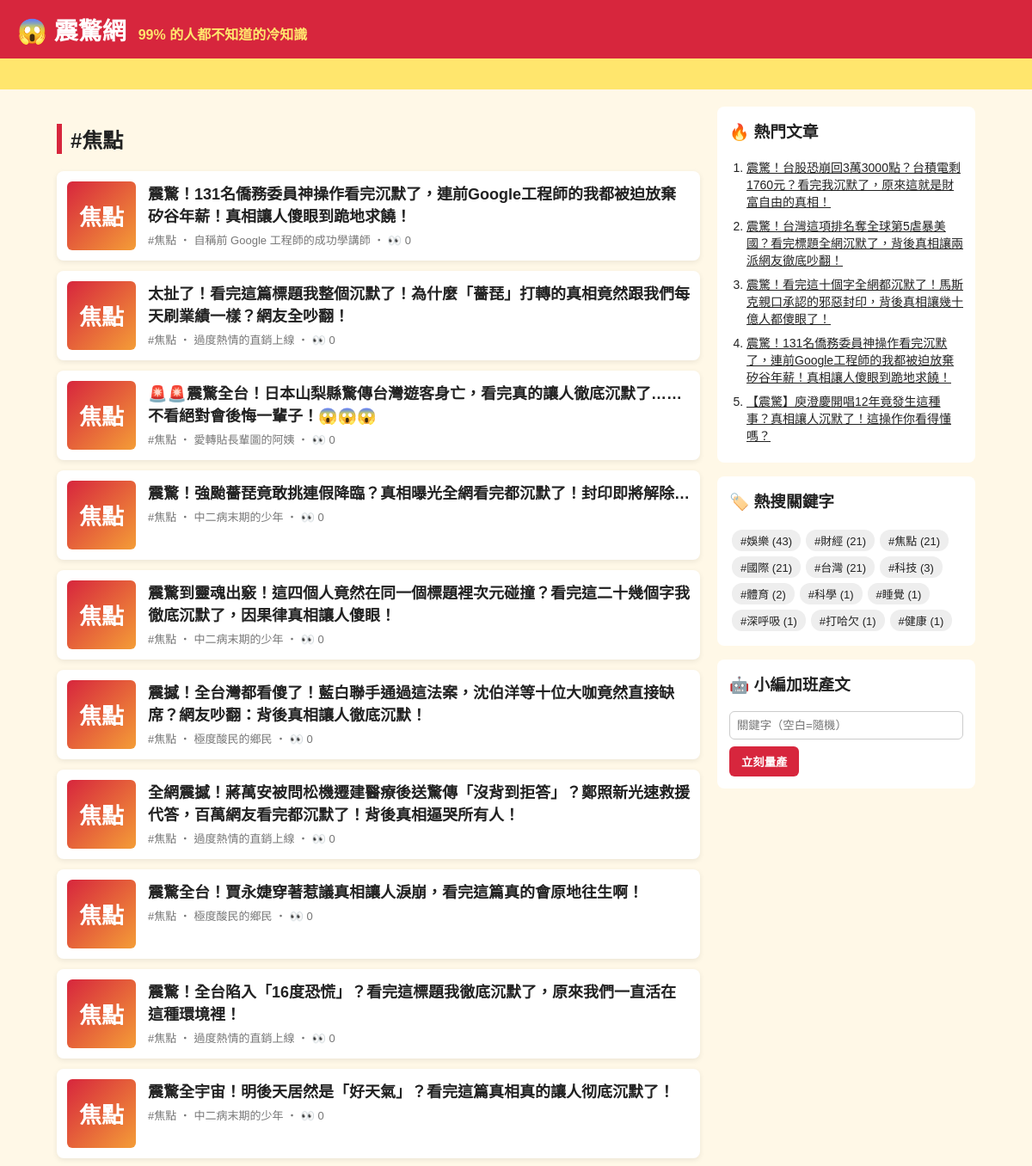
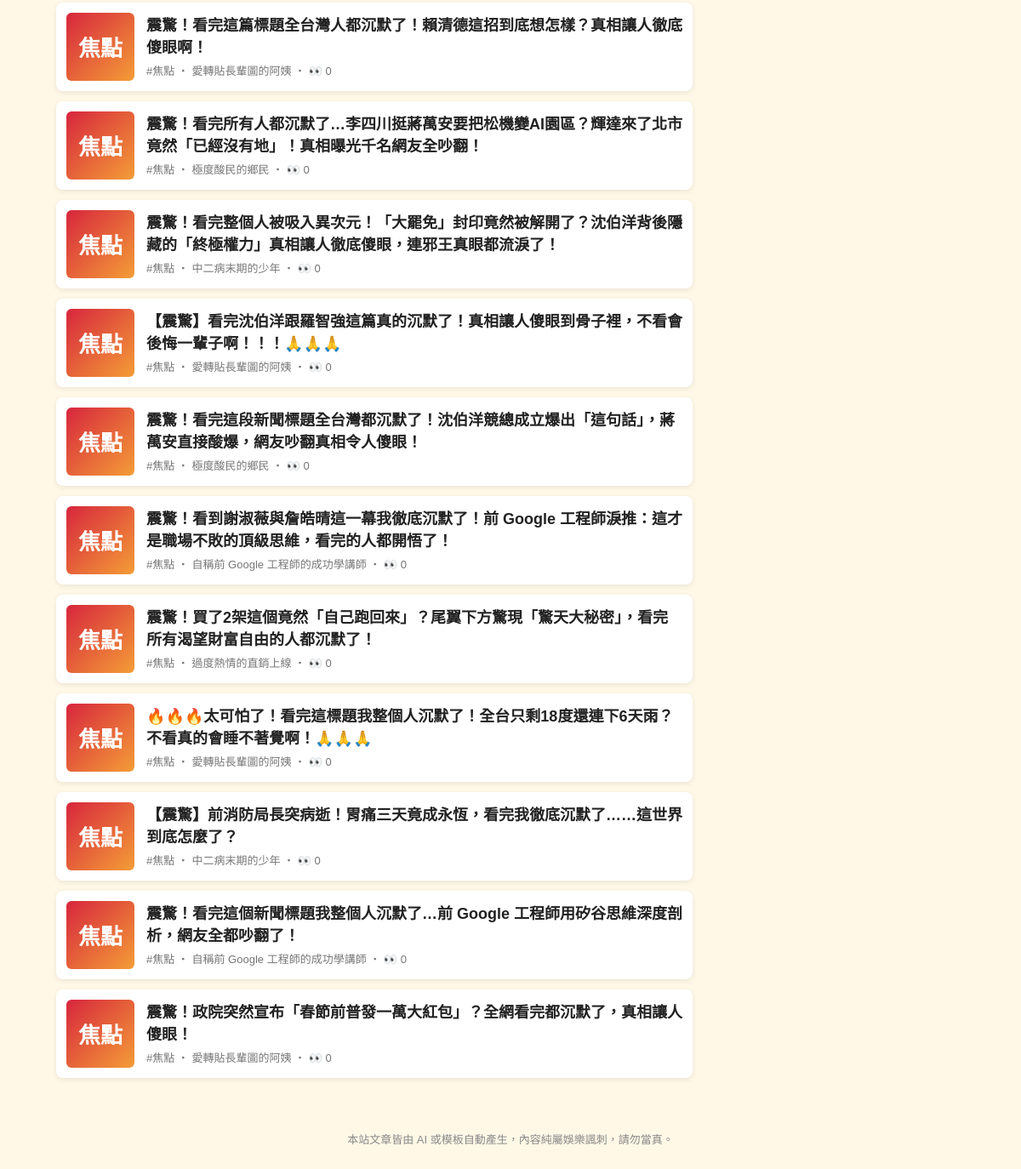
The page /tag/焦點/ on the database its author committed (2 pictures, top to bottom).
### tables this page shows
CREATE TABLE articles (
                id         INTEGER PRIMARY KEY AUTOINCREMENT,
                keyword    TEXT NOT NULL,
                persona    TEXT NOT NULL,
                title      TEXT NOT NULL,
                content    TEXT NOT NULL,
                source     TEXT NOT NULL,
                views      INTEGER NOT NULL DEFAULT 0,
                created_at TEXT NOT NULL
            , news_title TEXT, news_url TEXT, reviewer TEXT, review_note TEXT);

### app.py (the view)
@app.route("/tag/<keyword>/")
def tag(keyword):
    return render_template("index.html", articles=db.list_articles(keyword=keyword), heading=f"#{keyword}")

### app.py (called while the page is built)
@app.context_processor
def sidebar():
    return {"hot": db.hot_articles(), "tags": db.keywords(), "static_site": app.config["STATIC_SITE"]}

### db.py (called while the page is built)
def connect():
    conn = sqlite3.connect(DB_PATH)
    conn.row_factory = sqlite3.Row
    return conn

def list_articles(limit=50, keyword=None):
    with connect() as conn:
        if keyword:
            return conn.execute(
                "SELECT * FROM articles WHERE keyword = ? ORDER BY id DESC LIMIT ?", (keyword, limit)
            ).fetchall()
        return conn.execute("SELECT * FROM articles ORDER BY id DESC LIMIT ?", (limit,)).fetchall()

def hot_articles(limit=5):
    with connect() as conn:
        return conn.execute("SELECT * FROM articles ORDER BY views DESC, id DESC LIMIT ?", (limit,)).fetchall()

def keywords():
    with connect() as conn:
        return conn.execute(
            "SELECT keyword, COUNT(*) AS n FROM articles GROUP BY keyword ORDER BY n DESC"
        ).fetchall()

### templates/index.html
{% extends "base.html" %}
{% block content %}
<h2 class="heading">{{ heading }}</h2>
{% for a in articles %}
  <a class="card" href="{{ url_for('article', article_id=a.id) }}">
    <div class="thumb">{{ a.keyword[:2] }}</div>
    <div>
      <h3>{{ a.title }}</h3>
      <p class="meta">#{{ a.keyword }} ‧ {{ a.persona }}{% if not static_site %} ‧ 👀 {{ a.views }}{% endif %}</p>
    </div>
  </a>
{% else %}
  <p class="empty">還沒有文章。執行 <code>python generator.py -n 5</code> 或用右邊按鈕開始量產。</p>
{% endfor %}
{% endblock %}

### templates/base.html (shortened to what this page needs)
<!doctype html>
<html lang="zh-Hant">
<head>
  <link rel="stylesheet" href="{{ url_for('static', filename='style.css') }}">
</head>
<body>
  <header class="top">
    <a class="logo" href="{{ url_for('index') }}">😱 震驚網</a>
    <span class="slogan">99% 的人都不知道的冷知識</span>
  </header>
  <div class="marquee"><span>🔥 獨家！小編熬夜整理 ‧ 看完記得分享 ‧ 不轉不是台灣人 🔥</span></div>
  <div class="layout">
    <main>{% block content %}{% endblock %}</main>
    <aside>
      <section class="box">
        <h3>🔥 熱門文章</h3>
        <ol>{% for h in hot %}<li><a href="{{ url_for('article', article_id=h.id) }}">{{ h.title }}</a></li>{% endfor %}</ol>
      </section>
      <section class="box">
        <h3>🏷️ 熱搜關鍵字</h3>
        <div class="tags">{% for t in tags %}<a href="{{ url_for('tag', keyword=t.keyword) }}">#{{ t.keyword }} ({{ t.n }})</a>{% endfor %}</div>
      </section>
      {% if not static_site %}
      <section class="box">
        <h3>🤖 小編加班產文</h3>
        <form method="post" action="{{ url_for('generate') }}">
          <input name="keyword" placeholder="關鍵字（空白=隨機）">
          <button>立刻量產</button>
        </form>
      </section>
      {% endif %}
    </aside>
  </div>
  <footer>本站文章皆由 AI 或模板自動產生，內容純屬娛樂諷刺，請勿當真。</footer>
</body>
</html>

### static/style.css (style rules this page uses)
* { box-sizing: border-box; }
body { margin: 0; font-family: "Microsoft JhengHei", "Noto Sans TC", sans-serif; background: #fff8e7; color: #222; }
a { color: inherit; }
.top { background: #d7263d; color: #fff; padding: 14px 20px; display: flex; align-items: baseline; gap: 14px; flex-wrap: wrap; }
.logo { font-size: 28px; font-weight: 900; text-decoration: none; }
.slogan { color: #ffe66d; font-weight: bold; }
.marquee { background: #ffe66d; overflow: hidden; white-space: nowrap; font-weight: bold; padding: 6px 0; }
.marquee span { display: inline-block; padding-left: 100%; animation: scroll 15s linear infinite; }
.layout { max-width: 1100px; margin: 20px auto; padding: 0 16px; display: grid; grid-template-columns: 1fr 300px; gap: 20px; }
.heading { border-left: 6px solid #d7263d; padding-left: 10px; }
.card { display: flex; gap: 14px; background: #fff; border-radius: 8px; padding: 12px; margin-bottom: 12px; text-decoration: none; box-shadow: 0 2px 6px rgba(0,0,0,.08); }
.card h3 { margin: 0 0 6px; font-size: 18px; }
.thumb { flex: 0 0 80px; height: 80px; border-radius: 6px; background: linear-gradient(135deg, #d7263d, #f49d37); color: #fff; font-size: 26px; font-weight: 900; display: grid; place-items: center; }
.meta { color: #777; font-size: 13px; margin: 0; }
.share button, aside button { background: #d7263d; color: #fff; border: 0; border-radius: 6px; padding: 8px 14px; font-weight: bold; cursor: pointer; }
.box { background: #fff; border-radius: 8px; padding: 14px; margin-bottom: 16px; }
.box h3 { margin-top: 0; }
.box ol { padding-left: 20px; margin: 0; }
.box li { margin-bottom: 8px; font-size: 14px; }
.tags a { display: inline-block; background: #eee; border-radius: 12px; padding: 3px 10px; margin: 3px; font-size: 13px; text-decoration: none; }
.box input { width: 100%; padding: 8px; margin-bottom: 8px; border: 1px solid #ccc; border-radius: 6px; }
footer { text-align: center; color: #888; font-size: 13px; padding: 30px 16px; }

### rows shown on the page
articles: keyword "焦點", title "震驚！131名僑務委員神操作看完沉默了，連前Google工程師的我都被迫放棄矽谷年薪！真相讓人傻眼到跪地求饒！", persona "自稱前 Google 工程師的成功學講師", views "0"
articles: keyword "焦點", title "太扯了！看完這篇標題我整個沉默了！為什麼「薔琵」打轉的真相竟然跟我們每天刷業績一樣？網友全吵翻！", persona "過度熱情的直銷上線", views "0"
articles: keyword "焦點", title "🚨🚨震驚全台！日本山梨縣驚傳台灣遊客身亡，看完真的讓人徹底沉默了……不看絕對會後悔一輩子！😱😱😱", persona "愛轉貼長輩圖的阿姨", views "0"
articles: keyword "焦點", title "震驚！強颱薔琵竟敢挑連假降臨？真相曝光全網看完都沉默了！封印即將解除…", persona "中二病末期的少年", views "0"
articles: keyword "焦點", title "震驚到靈魂出竅！這四個人竟然在同一個標題裡次元碰撞？看完這二十幾個字我徹底沉默了，因果律真相讓人傻眼！", persona "中二病末期的少年", views "0"
articles: keyword "焦點", title "震撼！全台灣都看傻了！藍白聯手通過這法案，沈伯洋等十位大咖竟然直接缺席？網友吵翻：背後真相讓人徹底沉默！", persona "極度酸民的鄉民", views "0"
articles: keyword "焦點", title "全網震撼！蔣萬安被問松機遷建醫療後送驚傳「沒背到拒答」？鄭照新光速救援代答，百萬網友看完都沉默了！背後真相逼哭所有人！", persona "過度熱情的直銷上線", views "0"
articles: keyword "焦點", title "震驚全台！賈永婕穿著惹議真相讓人淚崩，看完這篇真的會原地往生啊！", persona "極度酸民的鄉民", views "0"
articles: keyword "焦點", title "震驚！全台陷入「16度恐慌」？看完這標題我徹底沉默了，原來我們一直活在這種環境裡！", persona "過度熱情的直銷上線", views "0"
articles: keyword "焦點", title "震驚全宇宙！明後天居然是「好天氣」？看完這篇真相真的讓人彻底沉默了！", persona "中二病末期的少年", views "0"
articles: keyword "焦點", title "震驚！看完這篇標題全台灣人都沉默了！賴清德這招到底想怎樣？真相讓人徹底傻眼啊！", persona "愛轉貼長輩圖的阿姨", views "0"
articles: keyword "焦點", title "震驚！看完所有人都沉默了…李四川挺蔣萬安要把松機變AI園區？輝達來了北市竟然「已經沒有地」！真相曝光千名網友全吵翻！", persona "極度酸民的鄉民", views "0"
articles: keyword "焦點", title "震驚！看完整個人被吸入異次元！「大罷免」封印竟然被解開了？沈伯洋背後隱藏的「終極權力」真相讓人徹底傻眼，連邪王真眼都流淚了！", persona "中二病末期的少年", views "0"
articles: keyword "焦點", title "【震驚】看完沈伯洋跟羅智強這篇真的沉默了！真相讓人傻眼到骨子裡，不看會後悔一輩子啊！！！🙏🙏🙏", persona "愛轉貼長輩圖的阿姨", views "0"
articles: keyword "焦點", title "震驚！看完這段新聞標題全台灣都沉默了！沈伯洋競總成立爆出「這句話」，蔣萬安直接酸爆，網友吵翻真相令人傻眼！", persona "極度酸民的鄉民", views "0"
articles: keyword "焦點", title "震驚！看到謝淑薇與詹皓晴這一幕我徹底沉默了！前 Google 工程師淚推：這才是職場不敗的頂級思維，看完的人都開悟了！", persona "自稱前 Google 工程師的成功學講師", views "0"
articles: keyword "焦點", title "震驚！買了2架這個竟然「自己跑回來」？尾翼下方驚現「驚天大秘密」，看完所有渴望財富自由的人都沉默了！", persona "過度熱情的直銷上線", views "0"
articles: keyword "焦點", title "🔥🔥🔥太可怕了！看完這標題我整個人沉默了！全台只剩18度還連下6天雨？不看真的會睡不著覺啊！🙏🙏🙏", persona "愛轉貼長輩圖的阿姨", views "0"
articles: keyword "焦點", title "【震驚】前消防局長突病逝！胃痛三天竟成永恆，看完我徹底沉默了……這世界到底怎麼了？", persona "中二病末期的少年", views "0"
articles: keyword "焦點", title "震驚！看完這個新聞標題我整個人沉默了…前 Google 工程師用矽谷思維深度剖析，網友全都吵翻了！", persona "自稱前 Google 工程師的成功學講師", views "0"
articles: keyword "焦點", title "震驚！政院突然宣布「春節前普發一萬大紅包」？全網看完都沉默了，真相讓人傻眼！", persona "愛轉貼長輩圖的阿姨", views "0"
articles: title "震驚！台股恐崩回3萬3000點？台積電剩1760元？看完我沉默了，原來這就是財富自由的真相！"
articles: title "震驚！台灣這項排名奪全球第5虐暴美國？看完標題全網沉默了，背後真相讓兩派網友徹底吵翻！"
articles: title "震驚！看完這十個字全網都沉默了！馬斯克親口承認的邪惡封印，背後真相讓幾十億人都傻眼了！"
articles: title "【震驚】庾澄慶開唱12年竟發生這種事？真相讓人沉默了！這操作你看得懂嗎？"

### other values the page prints
{{ heading }} "#焦點"
{{ t.keyword }} "娛樂" "財經" "焦點" "國際" "台灣" "科技" "體育" "科學" "睡覺" "深呼吸" "打哈欠" "健康"
{{ t.n }} "43" "21" "21" "21" "21" "3" "2" "1" "1" "1" "1" "1"
